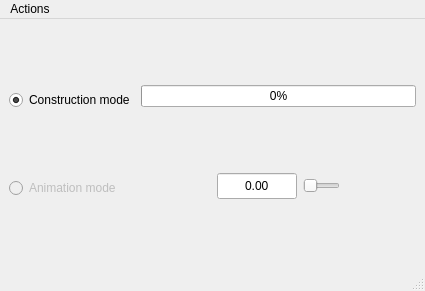
<?xml version="1.0" encoding="UTF-8"?>
<ui version="4.0">
 <class>MainWindow</class>
 <widget class="QMainWindow" name="MainWindow">
  <property name="geometry">
   <rect>
    <x>0</x>
    <y>0</y>
    <width>425</width>
    <height>291</height>
   </rect>
  </property>
  <property name="windowTitle">
   <string>MT-TSP</string>
  </property>
  <widget class="QWidget" name="centralwidget">
   <layout class="QHBoxLayout" name="horizontalLayout_2">
    <item>
     <layout class="QVBoxLayout" name="verticalLayout_2">
      <item>
       <widget class="QRadioButton" name="rBConstruction">
        <property name="text">
         <string>Construction mode</string>
        </property>
        <property name="checked">
         <bool>true</bool>
        </property>
       </widget>
      </item>
      <item>
       <widget class="QRadioButton" name="rBAnimation">
        <property name="enabled">
         <bool>false</bool>
        </property>
        <property name="text">
         <string>Animation mode</string>
        </property>
       </widget>
      </item>
     </layout>
    </item>
    <item>
     <layout class="QVBoxLayout" name="vLScene">
      <item>
       <widget class="QProgressBar" name="progressBar">
        <property name="value">
         <number>0</number>
        </property>
       </widget>
      </item>
      <item>
       <layout class="QHBoxLayout" name="horizontalLayout">
        <item>
         <widget class="QPushButton" name="playButton">
          <property name="enabled">
           <bool>false</bool>
          </property>
          <property name="minimumSize">
           <size>
            <width>32</width>
            <height>32</height>
           </size>
          </property>
          <property name="maximumSize">
           <size>
            <width>32</width>
            <height>32</height>
           </size>
          </property>
          <property name="text">
           <string/>
          </property>
          <property name="iconSize">
           <size>
            <width>32</width>
            <height>32</height>
           </size>
          </property>
          <property name="autoDefault">
           <bool>false</bool>
          </property>
          <property name="default">
           <bool>false</bool>
          </property>
          <property name="flat">
           <bool>true</bool>
          </property>
         </widget>
        </item>
        <item>
         <widget class="QPushButton" name="speedUpButton">
          <property name="enabled">
           <bool>false</bool>
          </property>
          <property name="minimumSize">
           <size>
            <width>32</width>
            <height>32</height>
           </size>
          </property>
          <property name="maximumSize">
           <size>
            <width>32</width>
            <height>32</height>
           </size>
          </property>
          <property name="text">
           <string/>
          </property>
          <property name="iconSize">
           <size>
            <width>32</width>
            <height>32</height>
           </size>
          </property>
          <property name="autoDefault">
           <bool>false</bool>
          </property>
          <property name="default">
           <bool>false</bool>
          </property>
          <property name="flat">
           <bool>true</bool>
          </property>
         </widget>
        </item>
        <item>
         <widget class="QDoubleSpinBox" name="dSBTime">
          <property name="minimumSize">
           <size>
            <width>80</width>
            <height>28</height>
           </size>
          </property>
          <property name="frame">
           <bool>true</bool>
          </property>
          <property name="alignment">
           <set>Qt::AlignCenter</set>
          </property>
          <property name="buttonSymbols">
           <enum>QAbstractSpinBox::NoButtons</enum>
          </property>
         </widget>
        </item>
        <item>
         <widget class="QSlider" name="sliderTime">
          <property name="maximum">
           <number>10000000</number>
          </property>
          <property name="pageStep">
           <number>1</number>
          </property>
          <property name="orientation">
           <enum>Qt::Horizontal</enum>
          </property>
         </widget>
        </item>
        <item>
         <widget class="QPushButton" name="optimalZoomButton">
          <property name="enabled">
           <bool>false</bool>
          </property>
          <property name="minimumSize">
           <size>
            <width>32</width>
            <height>32</height>
           </size>
          </property>
          <property name="maximumSize">
           <size>
            <width>32</width>
            <height>32</height>
           </size>
          </property>
          <property name="text">
           <string/>
          </property>
          <property name="iconSize">
           <size>
            <width>32</width>
            <height>32</height>
           </size>
          </property>
          <property name="autoDefault">
           <bool>false</bool>
          </property>
          <property name="default">
           <bool>false</bool>
          </property>
          <property name="flat">
           <bool>true</bool>
          </property>
         </widget>
        </item>
        <item>
         <widget class="QPushButton" name="resetZoomButton">
          <property name="enabled">
           <bool>true</bool>
          </property>
          <property name="minimumSize">
           <size>
            <width>32</width>
            <height>32</height>
           </size>
          </property>
          <property name="maximumSize">
           <size>
            <width>32</width>
            <height>32</height>
           </size>
          </property>
          <property name="text">
           <string/>
          </property>
          <property name="iconSize">
           <size>
            <width>32</width>
            <height>32</height>
           </size>
          </property>
          <property name="autoDefault">
           <bool>false</bool>
          </property>
          <property name="default">
           <bool>false</bool>
          </property>
          <property name="flat">
           <bool>true</bool>
          </property>
         </widget>
        </item>
       </layout>
      </item>
     </layout>
    </item>
   </layout>
  </widget>
  <widget class="QMenuBar" name="menubar">
   <property name="geometry">
    <rect>
     <x>0</x>
     <y>0</y>
     <width>425</width>
     <height>21</height>
    </rect>
   </property>
   <widget class="QMenu" name="menuOptions">
    <property name="title">
     <string>Actions</string>
    </property>
    <widget class="QMenu" name="menuAnimation_control">
     <property name="title">
      <string>Animation control</string>
     </property>
     <addaction name="actionPlay"/>
     <addaction name="actionSpeedUp"/>
     <addaction name="actionOptimalZoom"/>
     <addaction name="actionDefaultZoom"/>
    </widget>
    <addaction name="actionClear"/>
    <addaction name="actionLoad_from_file"/>
    <addaction name="actionSave_as"/>
    <addaction name="separator"/>
    <addaction name="actionRandom"/>
    <addaction name="actionStart"/>
    <addaction name="actionBack"/>
    <addaction name="separator"/>
    <addaction name="menuAnimation_control"/>
    <addaction name="separator"/>
    <addaction name="actionFullscreen"/>
    <addaction name="actionExit"/>
   </widget>
   <addaction name="menuOptions"/>
  </widget>
  <widget class="QStatusBar" name="statusbar"/>
  <action name="actionStart">
   <property name="text">
    <string>Start Calculation</string>
   </property>
   <property name="toolTip">
    <string>Start optimal plans calculation process</string>
   </property>
   <property name="shortcut">
    <string>Shift+Return</string>
   </property>
  </action>
  <action name="actionSave_as">
   <property name="text">
    <string>Save As</string>
   </property>
   <property name="toolTip">
    <string>Choose file to save data about preys and yerps</string>
   </property>
   <property name="shortcut">
    <string>Ctrl+S</string>
   </property>
  </action>
  <action name="actionLoad_from_file">
   <property name="text">
    <string>Load Configuration...</string>
   </property>
   <property name="toolTip">
    <string>Choose file to load data about preys and yerps</string>
   </property>
   <property name="shortcut">
    <string>Ctrl+L</string>
   </property>
  </action>
  <action name="actionExit">
   <property name="text">
    <string>Exit</string>
   </property>
   <property name="shortcut">
    <string>Q</string>
   </property>
  </action>
  <action name="actionFullscreen">
   <property name="text">
    <string>Fullscreen</string>
   </property>
   <property name="shortcut">
    <string>F11</string>
   </property>
  </action>
  <action name="actionRandom">
   <property name="text">
    <string>Random Generation</string>
   </property>
   <property name="toolTip">
    <string>Generate preys and yerps randomly</string>
   </property>
   <property name="shortcut">
    <string>G</string>
   </property>
  </action>
  <action name="actionBack">
   <property name="text">
    <string>Undo</string>
   </property>
   <property name="toolTip">
    <string>Rollback change</string>
   </property>
   <property name="shortcut">
    <string>Ctrl+Z</string>
   </property>
  </action>
  <action name="actionClear">
   <property name="text">
    <string>New Configuration...</string>
   </property>
   <property name="toolTip">
    <string>Clear the scene, restarts everything</string>
   </property>
   <property name="shortcut">
    <string>R</string>
   </property>
  </action>
  <action name="actionPlay">
   <property name="enabled">
    <bool>false</bool>
   </property>
   <property name="text">
    <string>Play</string>
   </property>
   <property name="shortcut">
    <string>Space</string>
   </property>
  </action>
  <action name="actionSpeedUp">
   <property name="enabled">
    <bool>false</bool>
   </property>
   <property name="text">
    <string>Speed up x1, x2, x5, x10</string>
   </property>
   <property name="shortcut">
    <string>Up</string>
   </property>
  </action>
  <action name="actionDefaultZoom">
   <property name="text">
    <string>Default Scene View</string>
   </property>
   <property name="shortcut">
    <string>H</string>
   </property>
  </action>
  <action name="actionOptimalZoom">
   <property name="enabled">
    <bool>false</bool>
   </property>
   <property name="text">
    <string>Change View to Optimal</string>
   </property>
   <property name="shortcut">
    <string>Z</string>
   </property>
  </action>
 </widget>
 <resources/>
 <connections/>
</ui>
